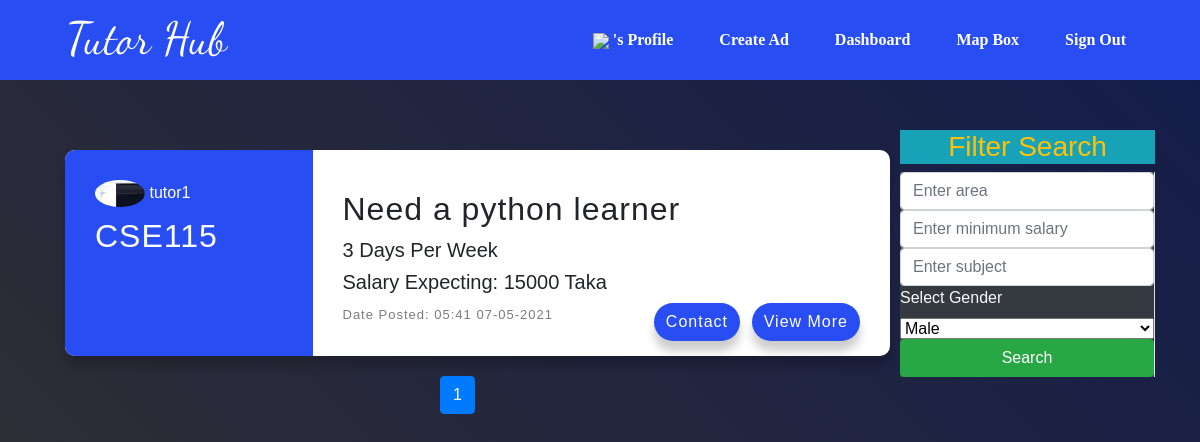
Page /home/ on the earlier database version.
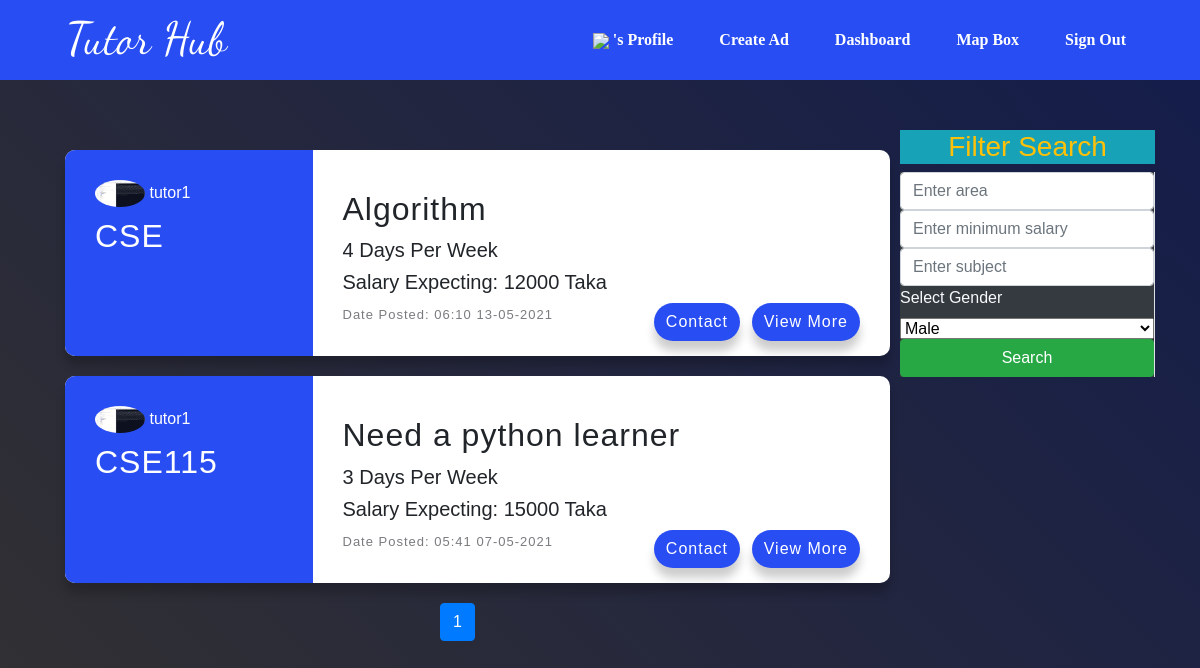
Same page on the later database version.
### ad/models.py (models this page shows, shortened)
class AdTutor(models.Model):
    user = models.ForeignKey(User, on_delete=models.CASCADE)
    title = models.CharField(max_length=150, null=True, blank=True)
    expected_area = models.CharField(max_length=150, null=True, blank=True)
    subject = models.CharField(max_length=150, null=True, blank=True)
    class_level = models.CharField(max_length=150, null=True, blank=True)
    days = models.DecimalField(decimal_places=0, max_digits=7, default=2)
    expected_salary = models.CharField(max_length=10,default=3000)
    male ='male'
    female = 'female'
    other = 'other'
    genders = [
        (male,'male'),
        (female,'female'),
        (other,'other'),
    ]
    gender = models.CharField(max_length=15, choices=genders,default=male,null=True,blank=True)
    description = models.TextField(null=True, blank=True)
    request_confirmation = models.BooleanField(default=False)
    ad_created = models.DateTimeField(auto_now_add=True)

### home/models.py (models this page shows, shortened)
class Tutor(models.Model):
    user = models.OneToOneField(User, on_delete=models.CASCADE)
    institution= models.CharField(max_length=150, null=True, blank=True)
    subject_teach= models.CharField(max_length=150, null=True, blank=True)
    address= models.CharField(max_length=150, null=True, blank=True)
    area= models.CharField(max_length=150, null=True, blank=True)
    city= models.CharField(max_length=150, null=True, blank=True)
    salary_per_month= models.CharField(max_length=150, null=True, blank=True)
    preffered_area= models.CharField(max_length=150, null=True, blank=True)
    online_teach_exp = models.FloatField(max_length=100, null=True, blank=True)
    total_teach_exp = models.FloatField(max_length=100, null=True, blank=True)
    qualification = models.CharField(max_length=250,null=True,blank=True)
    lat = models.FloatField(null=True,blank=True)
    lon = models.FloatField(null=True,blank=True)
    inhouse ='Inhouse'
    online = 'Online'
    both = 'Inhouse & Online'
    tutor_types = [
        (inhouse,'Inhouse'),
        (online,'Online'),
        (both,'Inhouse & Online'),
    ]
    tutor_type = models.CharField(max_length=25, choices=tutor_types,default=inhouse,null=True,blank=True)
    birth_date = models.DateField(null=True, blank=True)
    phone = models.CharField(max_length=20, null=True, blank=True)
    bio = models.CharField(max_length=450, blank=True,null=True)
    profile_pic = models.ImageField(default="profile1.png", null=True, blank=True)

### ad/views.py (the view, shortened to what this page needs)
# urls.py: path('home/', views.home, name='home'),
def home(request):
    student_ad_list = AdStudent.objects.order_by('-ad_created')
    tutor_ad_list = AdTutor.objects.order_by('-ad_created')
    context = {}
    paginator = Paginator(student_ad_list, 5)
    page = request.GET.get('page')
    try:
        student_ads = paginator.page(page)
    except PageNotAnInteger:
        student_ads = paginator.page(1)
    except EmptyPage:
        student_ads = paginator.page(paginator.num_pages)
    paginator = Paginator(tutor_ad_list, 5)
    page = request.GET.get('page')
    try:
        tutor_ads = paginator.page(page)
    except PageNotAnInteger:
        tutor_ads = paginator.page(1)
    except EmptyPage:
        tutor_ads = paginator.page(paginator.num_pages)
    context['student_ads'] = student_ads
    context['tutor_ads'] = tutor_ads
    return render(request, 'ad/home.html', context)

### details/templatetags/group.py (called while the page is built)
@register.filter(name='has_group')
def has_group(user, group):
    return user.groups.filter(name=group).exists()

### ad/templates/ad/home.html (shortened to what the changed rows need)
{% load static %}
{% load group %}
<!DOCTYPE html>
<html lang="en">
<head>
    <link rel="stylesheet" href="https://pro.fontawesome.com/releases/v5.10.0/css/all.css" >
    <link rel="stylesheet" href="https://maxcdn.bootstrapcdn.com/bootstrap/4.0.0/css/bootstrap.min.css">
    <link rel="stylesheet" href="{% static 'home.css' %}">
</head>
<body>
<div class="container justify-content-center">
  <div class="row">
    <div class="col-md-9">
      {% if request.user|has_group:"tutor" %}
        {% for ad in student_ads %}
          <div class="course">
            <div class="course-preview">
                <a style="color: #fff;" href="{% url 'profile_user' ad.user.id %}">
                  <img src={{ad.user.student.profile_pic.url}} class="rounded-circle" width="50">
                  {{ad.user}}
                </a>
                <h2>{{ ad.subject }}</h2>
              </div>
              <div class="course-info">
                  <h2>{{ ad.title }}</h2>
                  <h5>{{ ad.days }} Days Per Week</h5>
                  <h5>Salary: {{ ad.salary }} Taka</h5>
                  <span class="info-text">
                    Date Posted: {{ ad.ad_created|date:'H:i d-m-Y' }}
                  </span>
                  <a class="view_more" href="{% url 'view_more' ad.id %}" >View More</a>
                  <a href="tel:{{ad.user.student.phone}}" class="view_more" style="right: 150px;">Contact</a>
                </div>
            </div>
          {% endfor %}
          <div aria-label="Page navigation example">
            <ul class="pagination justify-content-center">
              {% if student_ads.has_previous %}
                <li class="page-item"><a class="page-link" href="?page={{student_ads.previous_page_number}}">&laquo;</a></li>
              {% endif %}
              {% for page in student_ads.paginator.page_range %}
                {% if student_ads.number == page %}
                  <li class="page-item active"><a class="page-link" href="?page={{page}}">{{page}}</a></li>
                {% else %}
                  <li class="page-item"><a class="page-link" href="?page={{page}}">{{page}}</a></li>
                {% endif %}
              {%endfor%}
              {% if student_ads.has_next %}
                <li class="page-item"><a class="page-link" href="?page={{student_ads.next_page_number}}">&raquo;</a></li>
              {% endif %}
            </ul>
          </div>
          {% else %}
        {% for ad in tutor_ads %}
          <div class="course">
            <div class="course-preview">
              <a style="color: #fff;" href="{% url 'profile_user' ad.user.id %}">
                <img src={{ad.user.tutor.profile_pic.url}} class="rounded-circle" width="50">
                {{ad.user}}
              </a>
                <h2>{{ ad.subject }}</h2>
              </div>
              <div class="course-info">
                  <h2>{{ ad.title }}</h2>
                  <h5>{{ ad.days }} Days Per Week</h5>
                  <h5>Salary Expecting: {{ ad.expected_salary }} Taka</h5>
                  <span class="info-text">
                    Date Posted: {{ ad.ad_created|date:'H:i d-m-Y' }}
                  </span>
                  <a class="view_more" href="{% url 'view_more' ad.id %}" >View More</a>
                  <a href="tel:{{ad.user.tutor.phone}}" class="view_more" style="right: 150px;">Contact</a>
                </div>
            </div>
            {% endfor %}
                <div aria-label="Page navigation example">
                  <ul class="pagination justify-content-center">
                    {% for page in tutor_ads.paginator.page_range %}
                      {% if tutor_ads.number == page %}
                      <li class="page-item active"><a class="page-link" href="?page={{page}}">{{page}}</a></li>
                      {% else %}
                      <li class="page-item"><a class="page-link" href="?page={{page}}">{{page}}</a></li>
                      {% endif %}
                    {%endfor%}
                  </ul>
                </div>
            {% endif %}
    </div>
    </div>
</div>
</body>

Differences in the rows shown:
added AdTutor: user.tutor.profile_pic (picture), user "tutor1", subject "CSE", title "Algorithm", days "4", expected_salary "12000", ad_created "06:10 13-05-2021"
